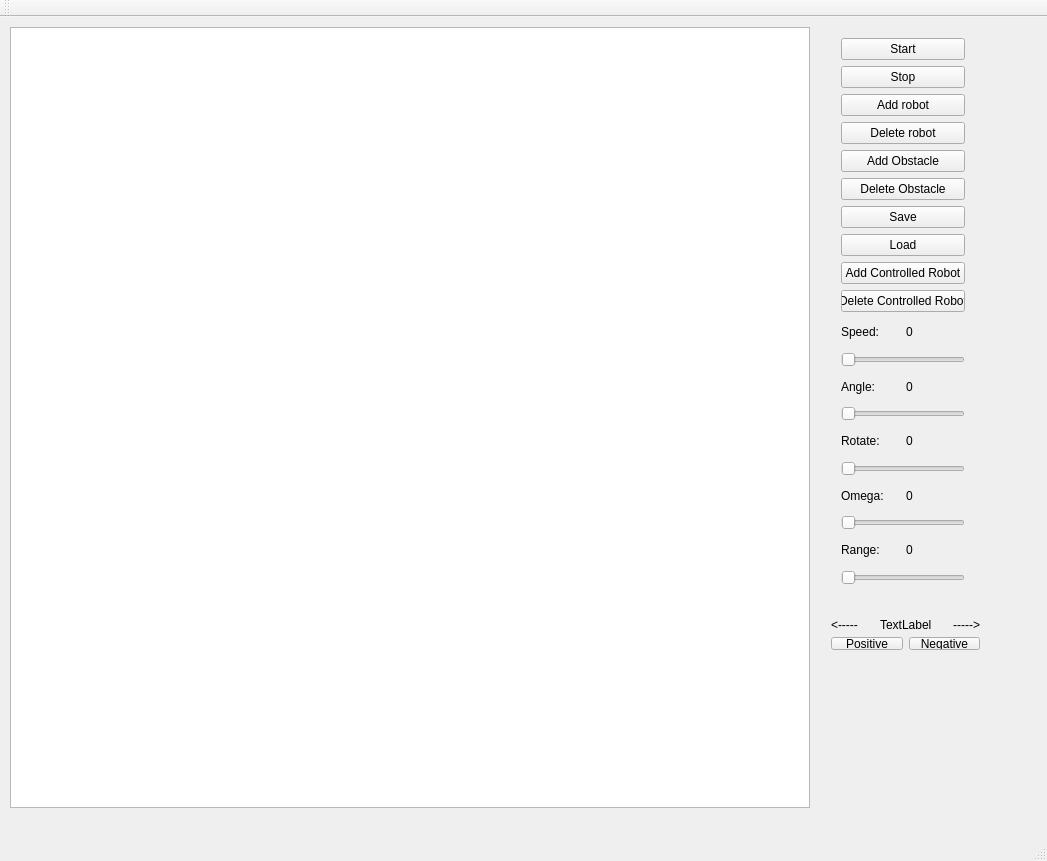
<?xml version="1.0" encoding="UTF-8"?>
<ui version="4.0">
 <class>MainWindow</class>
 <widget class="QMainWindow" name="MainWindow">
  <property name="geometry">
   <rect>
    <x>0</x>
    <y>0</y>
    <width>1047</width>
    <height>861</height>
   </rect>
  </property>
  <property name="sizePolicy">
   <sizepolicy hsizetype="Expanding" vsizetype="Expanding">
    <horstretch>0</horstretch>
    <verstretch>0</verstretch>
   </sizepolicy>
  </property>
  <property name="windowTitle">
   <string>MainWindow</string>
  </property>
  <widget class="QWidget" name="centralWidget">
   <property name="sizePolicy">
    <sizepolicy hsizetype="Expanding" vsizetype="Expanding">
     <horstretch>0</horstretch>
     <verstretch>0</verstretch>
    </sizepolicy>
   </property>
   <widget class="QGraphicsView" name="SceneWindow">
    <property name="geometry">
     <rect>
      <x>10</x>
      <y>10</y>
      <width>800</width>
      <height>781</height>
     </rect>
    </property>
    <property name="sizePolicy">
     <sizepolicy hsizetype="Fixed" vsizetype="Fixed">
      <horstretch>0</horstretch>
      <verstretch>0</verstretch>
     </sizepolicy>
    </property>
   </widget>
   <widget class="QWidget" name="layoutWidget">
    <property name="geometry">
     <rect>
      <x>830</x>
      <y>10</y>
      <width>146</width>
      <height>569</height>
     </rect>
    </property>
    <layout class="QVBoxLayout" name="verticalLayout_3">
     <item>
      <layout class="QVBoxLayout" name="verticalLayout_2">
       <item>
        <widget class="QPushButton" name="StartButton">
         <property name="text">
          <string>Start</string>
         </property>
        </widget>
       </item>
       <item>
        <widget class="QPushButton" name="StopButton">
         <property name="text">
          <string>Stop</string>
         </property>
        </widget>
       </item>
       <item>
        <widget class="QPushButton" name="AddRobotButton">
         <property name="text">
          <string>Add robot</string>
         </property>
        </widget>
       </item>
       <item>
        <widget class="QPushButton" name="DeleteRobotButton">
         <property name="text">
          <string>Delete robot</string>
         </property>
        </widget>
       </item>
       <item>
        <widget class="QPushButton" name="AddObstacleButton">
         <property name="text">
          <string>Add Obstacle</string>
         </property>
        </widget>
       </item>
       <item>
        <widget class="QPushButton" name="DeleteObstacleButton">
         <property name="text">
          <string>Delete Obstacle</string>
         </property>
        </widget>
       </item>
       <item>
        <widget class="QPushButton" name="SaveButton">
         <property name="text">
          <string>Save</string>
         </property>
        </widget>
       </item>
       <item>
        <widget class="QPushButton" name="LoadButton">
         <property name="text">
          <string>Load</string>
         </property>
        </widget>
       </item>
      </layout>
     </item>
     <item>
      <widget class="QPushButton" name="AddControlledRobot">
       <property name="text">
        <string>Add Controlled Robot</string>
       </property>
      </widget>
     </item>
     <item>
      <widget class="QPushButton" name="DeleteControlledRobot">
       <property name="text">
        <string>Delete Controlled Robot</string>
       </property>
      </widget>
     </item>
     <item>
      <layout class="QVBoxLayout" name="verticalLayout">
       <item>
        <layout class="QHBoxLayout" name="horizontalLayout">
         <item>
          <widget class="QLabel" name="speed">
           <property name="text">
            <string>Speed:</string>
           </property>
          </widget>
         </item>
         <item>
          <widget class="QLabel" name="v_speed">
           <property name="text">
            <string>0</string>
           </property>
          </widget>
         </item>
        </layout>
       </item>
       <item>
        <widget class="QSlider" name="slider_speed">
         <property name="orientation">
          <enum>Qt::Horizontal</enum>
         </property>
        </widget>
       </item>
       <item>
        <layout class="QHBoxLayout" name="horizontalLayout_2">
         <item>
          <widget class="QLabel" name="angle">
           <property name="text">
            <string>Angle:</string>
           </property>
          </widget>
         </item>
         <item>
          <widget class="QLabel" name="v_angle">
           <property name="text">
            <string>0</string>
           </property>
          </widget>
         </item>
        </layout>
       </item>
       <item>
        <widget class="QSlider" name="slider_angle">
         <property name="orientation">
          <enum>Qt::Horizontal</enum>
         </property>
        </widget>
       </item>
       <item>
        <layout class="QHBoxLayout" name="horizontalLayout_3">
         <item>
          <widget class="QLabel" name="dangle">
           <property name="text">
            <string>Rotate:</string>
           </property>
          </widget>
         </item>
         <item>
          <widget class="QLabel" name="v_dangle">
           <property name="text">
            <string>0</string>
           </property>
          </widget>
         </item>
        </layout>
       </item>
       <item>
        <widget class="QSlider" name="slider_rotate">
         <property name="orientation">
          <enum>Qt::Horizontal</enum>
         </property>
        </widget>
       </item>
       <item>
        <layout class="QHBoxLayout" name="horizontalLayout_4">
         <item>
          <widget class="QLabel" name="omega">
           <property name="text">
            <string>Omega:</string>
           </property>
          </widget>
         </item>
         <item>
          <widget class="QLabel" name="v_omega">
           <property name="text">
            <string>0</string>
           </property>
          </widget>
         </item>
        </layout>
       </item>
       <item>
        <widget class="QSlider" name="slider_omega">
         <property name="orientation">
          <enum>Qt::Horizontal</enum>
         </property>
        </widget>
       </item>
       <item>
        <layout class="QHBoxLayout" name="horizontalLayout_5">
         <item>
          <widget class="QLabel" name="range">
           <property name="text">
            <string>Range:</string>
           </property>
          </widget>
         </item>
         <item>
          <widget class="QLabel" name="v_range">
           <property name="text">
            <string>0</string>
           </property>
          </widget>
         </item>
        </layout>
       </item>
       <item>
        <widget class="QSlider" name="slider_range">
         <property name="orientation">
          <enum>Qt::Horizontal</enum>
         </property>
        </widget>
       </item>
      </layout>
     </item>
    </layout>
   </widget>
   <widget class="QWidget" name="layoutWidget">
    <property name="geometry">
     <rect>
      <x>820</x>
      <y>590</y>
      <width>171</width>
      <height>54</height>
     </rect>
    </property>
    <layout class="QVBoxLayout" name="verticalLayout_4">
     <item>
      <layout class="QHBoxLayout" name="horizontalLayout_6">
       <item>
        <widget class="QLabel" name="label">
         <property name="text">
          <string>&lt;-----</string>
         </property>
        </widget>
       </item>
       <item>
        <widget class="QLabel" name="v_direction">
         <property name="text">
          <string>TextLabel</string>
         </property>
        </widget>
       </item>
       <item>
        <widget class="QLabel" name="label_2">
         <property name="text">
          <string>-----&gt;</string>
         </property>
         <property name="alignment">
          <set>Qt::AlignRight|Qt::AlignTrailing|Qt::AlignVCenter</set>
         </property>
        </widget>
       </item>
      </layout>
     </item>
     <item>
      <layout class="QHBoxLayout" name="horizontalLayout_7">
       <item>
        <widget class="QPushButton" name="PositiveButton">
         <property name="text">
          <string>Positive</string>
         </property>
        </widget>
       </item>
       <item>
        <widget class="QPushButton" name="NegativeButton">
         <property name="text">
          <string>Negative</string>
         </property>
        </widget>
       </item>
      </layout>
     </item>
    </layout>
   </widget>
  </widget>
  <widget class="QMenuBar" name="menuBar">
   <property name="geometry">
    <rect>
     <x>0</x>
     <y>0</y>
     <width>1047</width>
     <height>25</height>
    </rect>
   </property>
  </widget>
  <widget class="QToolBar" name="mainToolBar">
   <attribute name="toolBarArea">
    <enum>TopToolBarArea</enum>
   </attribute>
   <attribute name="toolBarBreak">
    <bool>false</bool>
   </attribute>
  </widget>
  <widget class="QStatusBar" name="statusBar"/>
 </widget>
 <layoutdefault spacing="6" margin="11"/>
 <resources/>
 <connections/>
</ui>
